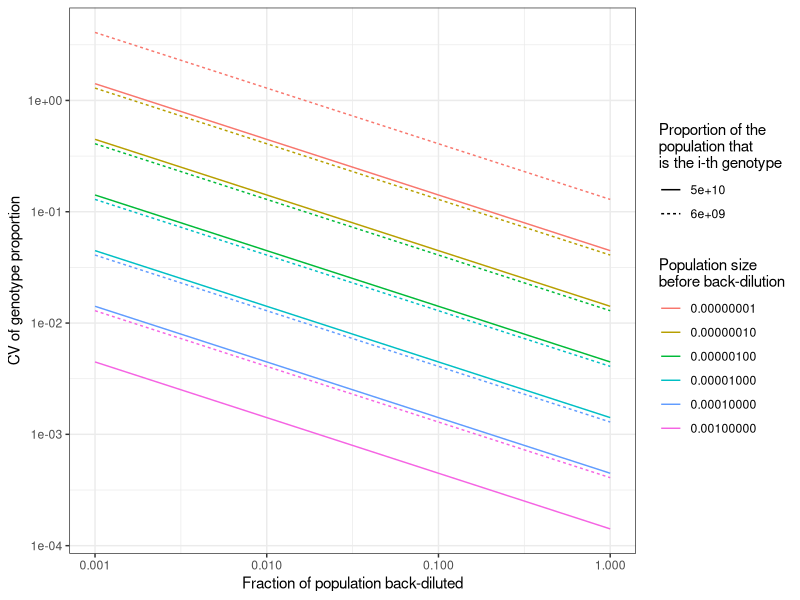
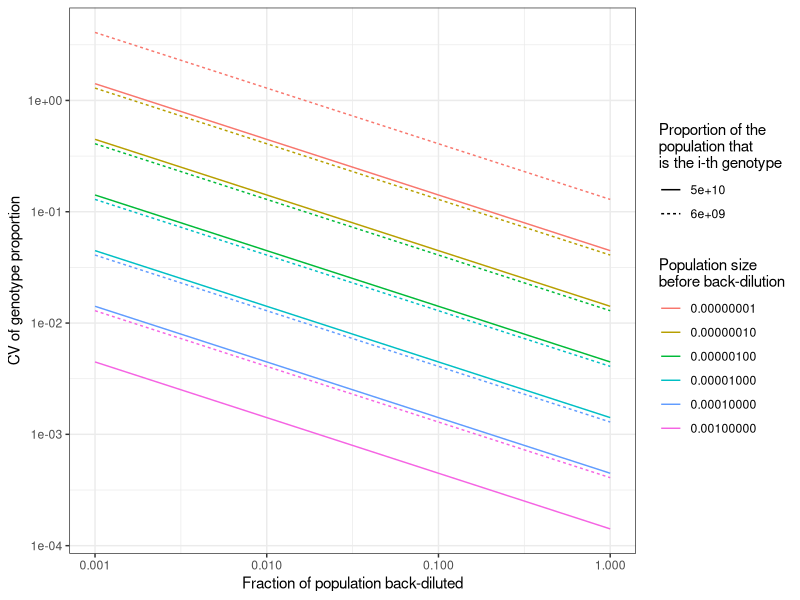
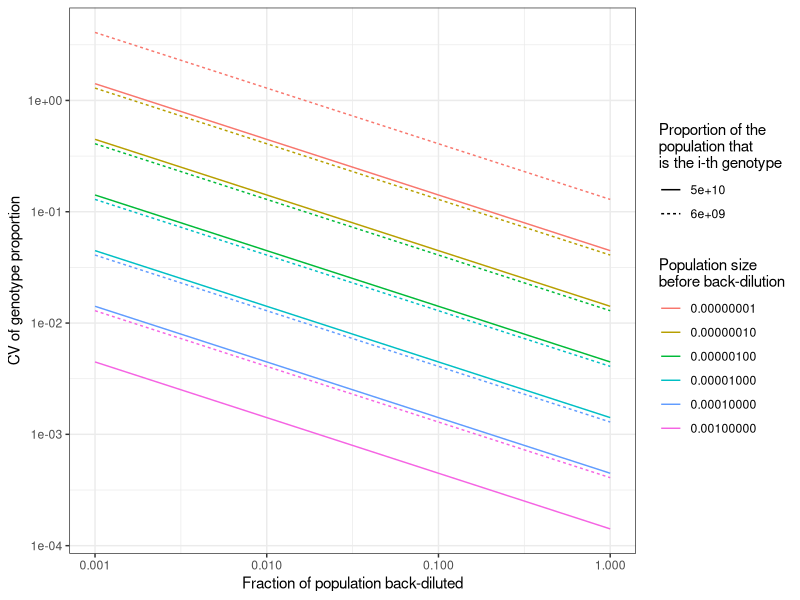

These figures' R source, in order:
## ---- chunk 1
library(tidyverse)
library(magrittr)

g <- crossing(Genotype_Proportion=10^seq(-8,-3),Population=c(6e9,5e10),
        Bottleneck_Fraction=c(1,0.5,0.25,0.1,0.01,0.001)
        ) %>%
    mutate(Lambda=Bottleneck_Fraction*Population*Genotype_Proportion) %>%
    mutate(CV=sqrt(Lambda)/Lambda)%>%
    mutate(
        Genotype_Proportion=factor(format(Genotype_Proportion,scientific=F)),
        Population=factor(format(Population,scientific=T))
        ) %T>%
    print() %>%
    ggplot() + theme_bw() +
    aes(x=Bottleneck_Fraction)+
    scale_x_log10(name="Fraction of population back-diluted",
        breaks=10^seq(-3,1),limits=c(10^-3,10^0))+
    aes(y=CV)+scale_y_log10(name="CV of genotype proportion")+
    aes(color=Genotype_Proportion,linetype=Population)+
    scale_linetype_discrete(
        "Proportion of the\npopulation that\nis the i-th genotype"
        )+
    scale_color_discrete("Population size\nbefore back-dilution")+
    geom_line()
g

ggsave("../output/bottlenecking_cv-of-proportion.png",g,width=6,height=4)
ggsave("../output/bottlenecking_cv-of-proportion.pdf",g,width=6,height=4)

